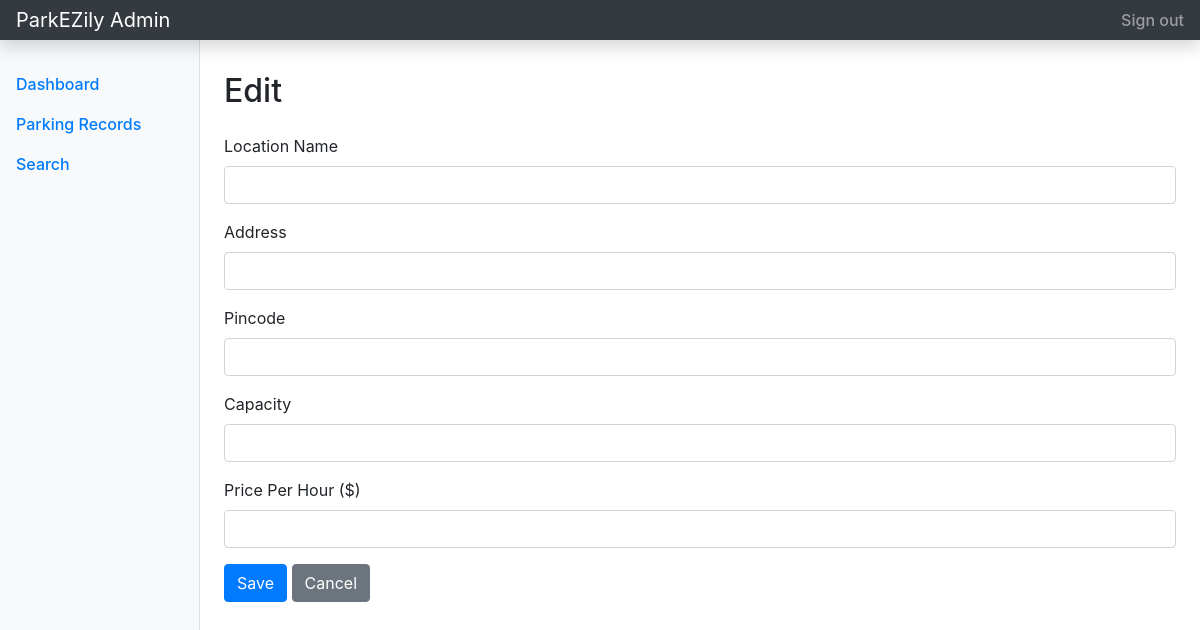
/admin/lot/update/2 (signed in), run on an earlier commit of the app's database.
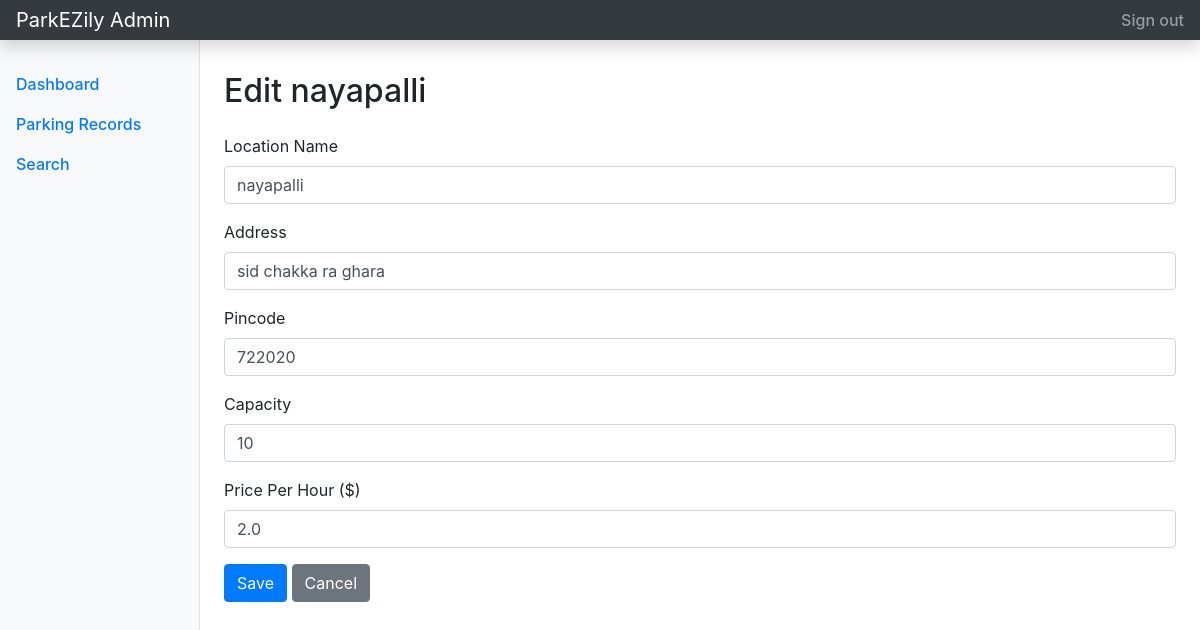
And on a later commit of the database.
### tables this page shows
CREATE TABLE parking_lot (
        id INTEGER PRIMARY KEY AUTOINCREMENT,
        location_name TEXT NOT NULL,
        address TEXT NOT NULL,
        price_per_hour REAL NOT NULL,
        pin_code TEXT NOT NULL,
        max_spots INTEGER NOT NULL
    );

### controllers/admin.py (the view, shortened to what this page needs)
@adm_bp.route('/admin/lot/update/<int:lot_id>', methods=['GET', 'POST'])
@login_req
def update_lot(lot_id):
    db = get_db()
    lot = db.execute('SELECT * FROM parking_lot WHERE id = ?', (lot_id,)).fetchone()
    db.close()
    return render_template('admin/edit_lot.html', lot=lot)

### controllers/admin.py (called while the page is built)
def get_db():
    db = sqlite3.connect(DB_FILE)
    db.row_factory = sqlite3.Row
    return db

def login_req(f):
    @wraps(f)
    def wrapper(*args, **kwargs):
        if 'user_role' not in session or session['user_role'] != 'admin':
            flash('Admin access is required for this page.', 'danger')
            return redirect(url_for('auth.login')) # CHANGE THIS LINE
        return f(*args, **kwargs)
    return wrapper

### templates/admin/edit_lot.html (shortened to what this page needs)
{% extends 'admin/admin_base.html' %}
{% block admin_main %}
<h1 class="h2">Edit {{ lot.location_name }}</h1>
<form method="POST" class="mt-4">
    <div class="form-group"><label>Location Name</label><input type="text" name="name" class="form-control" value="{{ lot.location_name }}" required></div>
    <div class="form-group"><label>Address</label><input type="text" name="addr" class="form-control" value="{{ lot.address }}" required></div>
    <div class="form-group"><label>Pincode</label><input type="text" name="pin" class="form-control" value="{{ lot.pin_code }}" required></div>
    <div class="form-group"><label>Capacity</label><input type="number" name="cap" class="form-control" value="{{ lot.max_spots }}" required min="1"></div>
    <div class="form-group"><label>Price Per Hour ($)</label><input type="number" name="cost" class="form-control" value="{{ lot.price_per_hour }}" required step="0.01" min="0"></div>
    <button type="submit" class="btn btn-primary">Save</button>
    <a href="{{ url_for('admin.dashboard') }}" class="btn btn-secondary">Cancel</a>
</form>
{% endblock %}

What changed in the data, as far as the page shows it:
added parking_lot: location_name "nayapalli", name "nayapalli", addr "sid chakka ra ghara", pin "722020", cap "10", cost "2.0"
